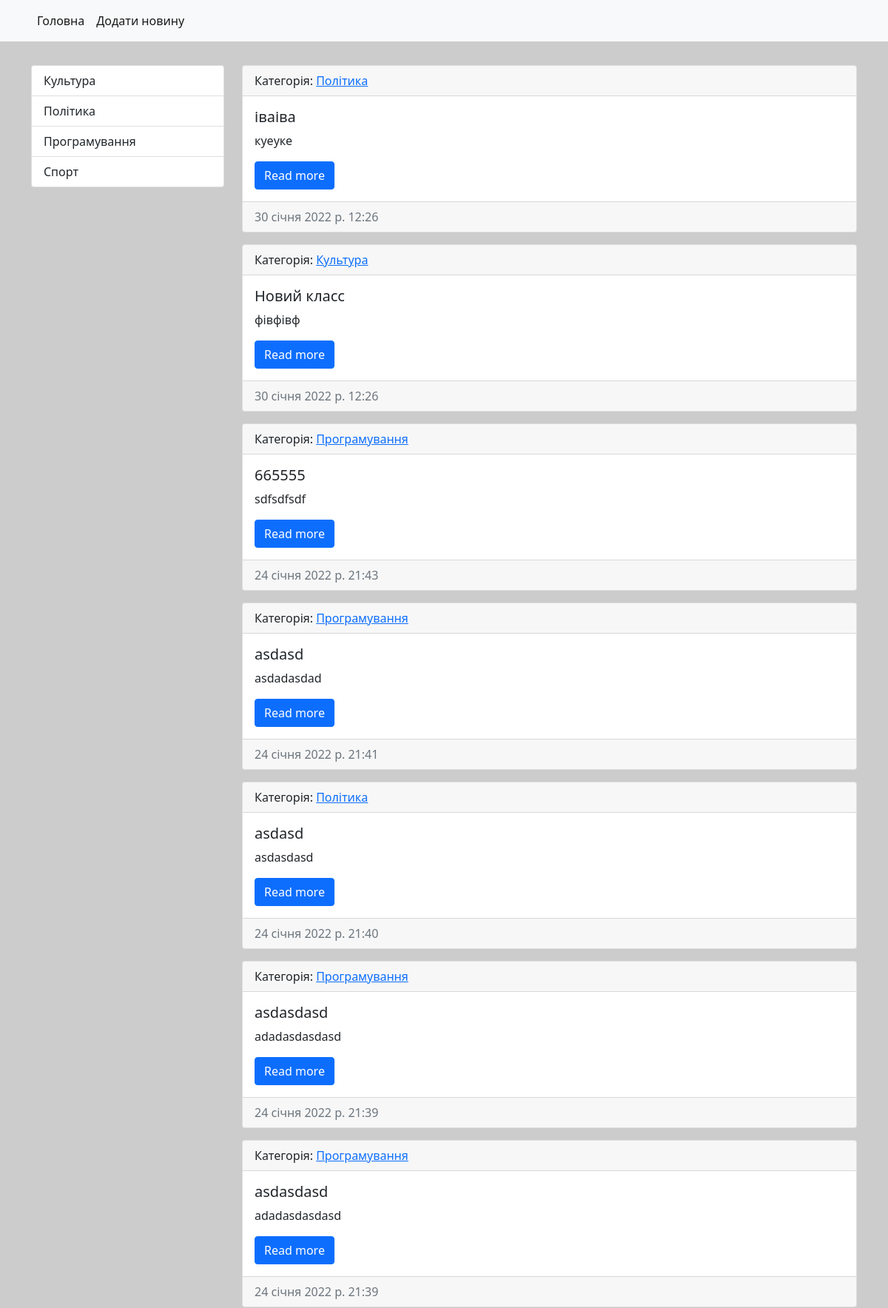
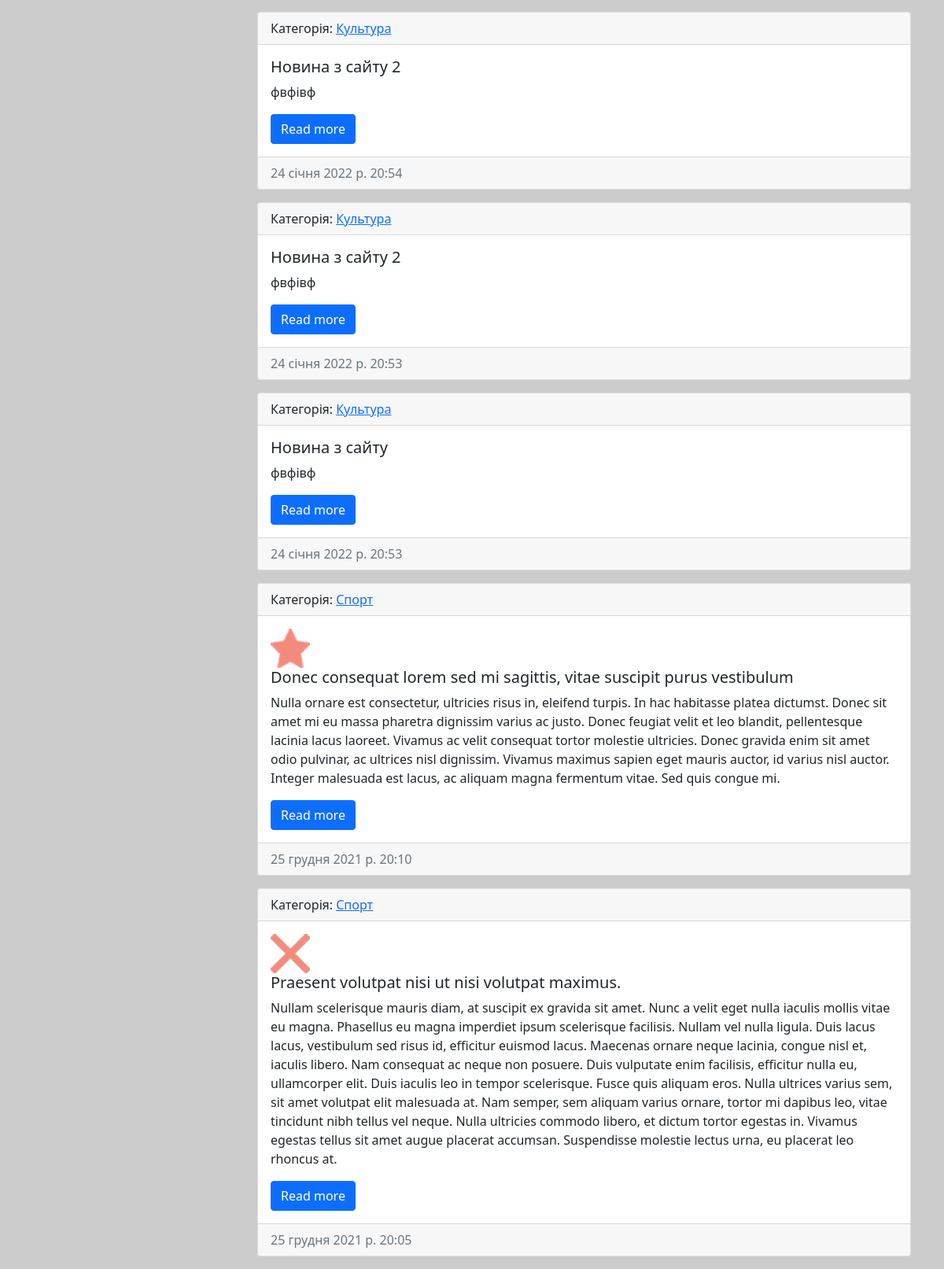
The page / on the database its author committed (2 pictures, top to bottom).
### news/models.py (models this page shows, shortened)
class Category(models.Model):
    title = models.CharField(max_length=150, db_index=True, verbose_name='Назва категорії')
    description = models.TextField(max_length=500, blank=True, verbose_name='Опис')
    def get_absolute_url(self):
        return reverse("category", kwargs={"category_id": self.pk})
    def __str__(self):
        return self.title
    class Meta:
        verbose_name = 'Категорія'
        verbose_name_plural = 'Категорії'
        ordering = ['title']

class News(models.Model):
    title = models.CharField(max_length=120, verbose_name='Назва')
    content = models.TextField(blank=True, verbose_name='Контент')
    created_at = models.DateTimeField(auto_now_add=True, verbose_name='Створено')
    update_at = models.DateTimeField(auto_now=True, verbose_name='Оновлено')
    photo = models.ImageField(upload_to='photos/%Y/%m/%d/', verbose_name='Фото', blank=True)
    is_published = models.BooleanField(default=True, verbose_name='Опубліковано')
    category = models.ForeignKey('Category', on_delete=models.PROTECT, null=True, verbose_name='Категорія')
    def get_absolute_url(self):
        return reverse("news_item", kwargs={"pk": self.pk})
    class Meta:
        verbose_name = 'Новина'
        verbose_name_plural = 'Новини'
        ordering = ['-created_at']

### news/views.py (the view)
# urls.py: path('', HomeViews.as_view(), name="home"),
class HomeViews(ListView):
    model = News
    template_name = 'news/index.html'
    context_object_name = 'news'
    def get_context_data(self, *, object_list=None, **kwargs):
        context = super().get_context_data(**kwargs)
        context['title'] = 'Головна сторінка'
        return context
    def get_queryset(self):
        return News.objects.filter(is_published=True)

### news/templatetags/news_tags.py (called while the page is built)
@register.simple_tag
def get_categories():
    return Category.objects.all()

### news/templates/news/index.html (shortened to what this page needs)
{% extends 'base.html' %}
{% block sidebar %}
{% include 'inc/_sidebar.html' %}
{% endblock %}
{% block content %}
{% for item in news %}
<div class="card mt-3 mb-3">
    <div class="card-header">
        Категорія: <a href="{{ item.category.get_absolute_url }}">{{item.category}}</a>
    </div>
    <div class="card-body">
        <div class="media">
            {% if item.photo %}
            <img src='{{item.photo.url}}' class="card-img-top" alt="..." style="width: 50px">
            {% endif %}
            <div class="media-body">
                <h5 class="card-title">{{item.title}}</h5>
                <p class="card-text">{{item.content}}</p>
                <a href='{{ item.get_absolute_url }}' class="btn btn-primary">Read more</a>
            </div>
        </div>
    </div>
    <div class="card-footer text-muted">
        {{item.created_at}}
    </div>
</div>
{% endfor %}
{% endblock %}

### templates/inc/_sidebar.html
{% load news_tags %}
<div class="list-group">
    {% get_categories as categories %}
    {% for link in categories %}
    <a href="{{ link.get_absolute_url }}" class="list-group-item list-group-item-action " aria-current="true">
        {{link.title}}
    </a>
    {% endfor %}
</div>

### mysite/static/style.css (style rules this page uses)
body { background: #ccc; }

### rows shown on the page
Category: title "Культура"
Category: title "Політика"
Category: title "Програмування"
Category: title "Спорт"
News: category "Політика", title "іваіва", content "куеуке", created_at "30 січня 2022 р. 12:26"
News: category "Культура", title "Новий класс", content "фівфівф", created_at "30 січня 2022 р. 12:26"
News: category "Програмування", title "665555", content "sdfsdfsdf", created_at "24 січня 2022 р. 21:43"
News: category "Програмування", title "asdasd", content "asdadasdad", created_at "24 січня 2022 р. 21:41"
News: category "Політика", title "asdasd", content "asdasdasd", created_at "24 січня 2022 р. 21:40"
News: category "Програмування", title "asdasdasd", content "adadasdasdasd", created_at "24 січня 2022 р. 21:39"
News: category "Програмування", title "asdasdasd", content "adadasdasdasd", created_at "24 січня 2022 р. 21:39"
News: category "Культура", title "Новина з сайту 2", content "фвфівф", created_at "24 січня 2022 р. 20:54"
News: category "Культура", title "Новина з сайту 2", content "фвфівф", created_at "24 січня 2022 р. 20:53"
News: category "Культура", title "Новина з сайту", content "фвфівф", created_at "24 січня 2022 р. 20:53"
News: category "Спорт", photo (picture), title "Donec consequat lorem sed mi sagittis, vitae suscipit purus vestibulum", content "Nulla ornare est consectetur, ultricies risus in, eleifend turpis. In hac habitasse platea dictumst. Donec sit amet mi eu massa pharetra dignissim varius ac justo. Donec feugiat velit et leo blandit, pellentesque lacinia lacus laoreet. Vivamus ac velit consequat tortor molestie ultricies. Donec gravida enim sit amet odio pulvinar, ac ultrices nisl dignissim. Vivamus maximus sapien eget mauris auctor, id varius nisl auctor. Integer malesuada est lacus, ac aliquam magna fermentum vitae. Sed quis congue mi.", created_at "25 грудня 2021 р. 20:10"
News: category "Спорт", photo (picture), title "Praesent volutpat nisi ut nisi volutpat maximus.", content "Nullam scelerisque mauris diam, at suscipit ex gravida sit amet. Nunc a velit eget nulla iaculis mollis vitae eu magna. Phasellus eu magna imperdiet ipsum scelerisque facilisis. Nullam vel nulla ligula. Duis lacus lacus, vestibulum sed risus id, efficitur euismod lacus. Maecenas ornare neque lacinia, congue nisl et, iaculis libero. Nam consequat ac neque non posuere. Duis vulputate enim facilisis, efficitur nulla eu, ullamcorper elit. Duis iaculis leo in tempor scelerisque. Fusce quis aliquam eros. Nulla ultrices varius sem, sit amet volutpat elit malesuada at. Nam semper, sem aliquam varius ornare, tortor mi dapibus leo, vitae tincidunt nibh tellus vel neque. Nulla ultricies commodo…", created_at "25 грудня 2021 р. 20:05"
